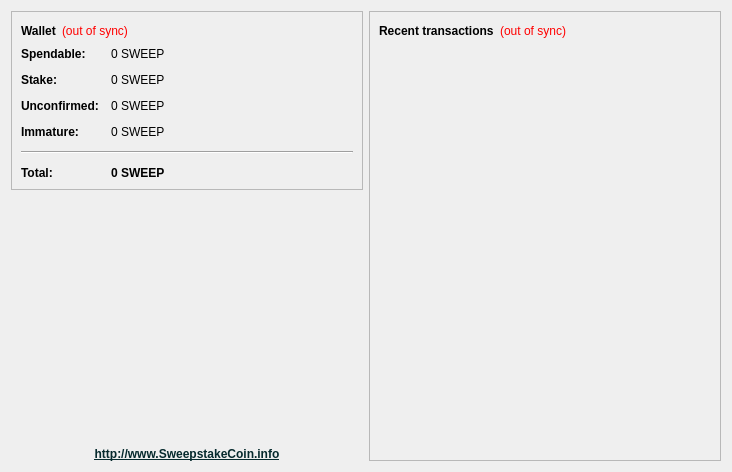
<?xml version="1.0" encoding="UTF-8"?>
<ui version="4.0">
 <class>OverviewPage</class>
 <widget class="QWidget" name="OverviewPage">
  <property name="geometry">
   <rect>
    <x>0</x>
    <y>0</y>
    <width>732</width>
    <height>472</height>
   </rect>
  </property>
  <property name="windowTitle">
   <string>Form</string>
  </property>
  <layout class="QHBoxLayout" name="horizontalLayout" stretch="0,0">
   <item>
    <layout class="QVBoxLayout" name="verticalLayout_2">
     <item>
      <widget class="QFrame" name="frame">
       <property name="frameShape">
        <enum>QFrame::StyledPanel</enum>
       </property>
       <property name="frameShadow">
        <enum>QFrame::Raised</enum>
       </property>
       <layout class="QVBoxLayout" name="verticalLayout_4">
        <item>
         <layout class="QHBoxLayout" name="horizontalLayout_4">
          <item>
           <widget class="QLabel" name="label_5">
            <property name="font">
             <font>
              <weight>50</weight>
              <bold>false</bold>
             </font>
            </property>
            <property name="text">
             <string>&lt;b&gt;Wallet&lt;/b&gt;</string>
            </property>
           </widget>
          </item>
          <item>
           <widget class="QLabel" name="labelWalletStatus">
            <property name="toolTip">
             <string>The displayed information may be out of date. Your wallet automatically synchronizes with the SweepstakeCoin network after a connection is established, but this process has not completed yet.</string>
            </property>
            <property name="styleSheet">
             <string notr="true">QLabel { color: red; }</string>
            </property>
            <property name="text">
             <string notr="true">(out of sync)</string>
            </property>
            <property name="alignment">
             <set>Qt::AlignLeading|Qt::AlignLeft|Qt::AlignVCenter</set>
            </property>
           </widget>
          </item>
          <item>
           <spacer name="horizontalSpacer_2">
            <property name="orientation">
             <enum>Qt::Horizontal</enum>
            </property>
            <property name="sizeHint" stdset="0">
             <size>
              <width>40</width>
              <height>20</height>
             </size>
            </property>
           </spacer>
          </item>
         </layout>
        </item>
        <item>
         <layout class="QFormLayout" name="formLayout_2">
          <property name="fieldGrowthPolicy">
           <enum>QFormLayout::AllNonFixedFieldsGrow</enum>
          </property>
          <property name="horizontalSpacing">
           <number>12</number>
          </property>
          <property name="verticalSpacing">
           <number>12</number>
          </property>
          <item row="0" column="0">
           <widget class="QLabel" name="label">
            <property name="text">
             <string>&lt;b&gt;Spendable:&lt;/b&gt;</string>
            </property>
           </widget>
          </item>
          <item row="0" column="1">
           <widget class="QLabel" name="labelBalance">
            <property name="font">
             <font>
              <weight>50</weight>
              <bold>false</bold>
             </font>
            </property>
            <property name="cursor">
             <cursorShape>IBeamCursor</cursorShape>
            </property>
            <property name="toolTip">
             <string>Your current spendable balance</string>
            </property>
            <property name="text">
             <string notr="true">0 SWEEP</string>
            </property>
            <property name="textInteractionFlags">
             <set>Qt::LinksAccessibleByMouse|Qt::TextSelectableByKeyboard|Qt::TextSelectableByMouse</set>
            </property>
           </widget>
          </item>
          <item row="1" column="0">
           <widget class="QLabel" name="label_6">
            <property name="text">
             <string>&lt;b&gt;Stake:&lt;/b&gt;</string>
            </property>
           </widget>
          </item>
          <item row="1" column="1">
           <widget class="QLabel" name="labelStake">
            <property name="font">
             <font>
              <weight>50</weight>
              <bold>false</bold>
             </font>
            </property>
            <property name="cursor">
             <cursorShape>IBeamCursor</cursorShape>
            </property>
            <property name="toolTip">
             <string>Total of coins that was staked, and do not yet count toward the current balance</string>
            </property>
            <property name="text">
             <string notr="true">0 SWEEP</string>
            </property>
            <property name="textInteractionFlags">
             <set>Qt::LinksAccessibleByMouse|Qt::TextSelectableByKeyboard|Qt::TextSelectableByMouse</set>
            </property>
           </widget>
          </item>
          <item row="2" column="0">
           <widget class="QLabel" name="label_3">
            <property name="text">
             <string>&lt;b&gt;Unconfirmed:&lt;/b&gt;</string>
            </property>
           </widget>
          </item>
          <item row="2" column="1">
           <widget class="QLabel" name="labelUnconfirmed">
            <property name="font">
             <font>
              <weight>50</weight>
              <bold>false</bold>
             </font>
            </property>
            <property name="cursor">
             <cursorShape>IBeamCursor</cursorShape>
            </property>
            <property name="toolTip">
             <string>Total of transactions that have yet to be confirmed, and do not yet count toward the current balance</string>
            </property>
            <property name="text">
             <string notr="true">0 SWEEP</string>
            </property>
            <property name="textInteractionFlags">
             <set>Qt::LinksAccessibleByMouse|Qt::TextSelectableByKeyboard|Qt::TextSelectableByMouse</set>
            </property>
           </widget>
          </item>
          <item row="3" column="0">
           <widget class="QLabel" name="labelImmatureText">
            <property name="text">
             <string>&lt;b&gt;Immature:&lt;/b&gt;</string>
            </property>
           </widget>
          </item>
          <item row="3" column="1">
           <widget class="QLabel" name="labelImmature">
            <property name="font">
             <font>
              <weight>50</weight>
              <bold>false</bold>
             </font>
            </property>
            <property name="toolTip">
             <string>Mined balance that has not yet matured</string>
            </property>
            <property name="text">
             <string notr="true">0 SWEEP</string>
            </property>
            <property name="textInteractionFlags">
             <set>Qt::LinksAccessibleByMouse|Qt::TextSelectableByKeyboard|Qt::TextSelectableByMouse</set>
            </property>
           </widget>
          </item>
          <item row="4" column="0" colspan="2">
           <widget class="Line" name="line">
            <property name="orientation">
             <enum>Qt::Horizontal</enum>
            </property>
           </widget>
          </item>
          <item row="5" column="0">
           <widget class="QLabel" name="labelTotalText">
            <property name="text">
             <string>&lt;b&gt;Total:&lt;/b&gt;</string>
            </property>
           </widget>
          </item>
          <item row="5" column="1">
           <widget class="QLabel" name="labelTotal">
            <property name="font">
             <font>
              <weight>50</weight>
              <bold>false</bold>
             </font>
            </property>
            <property name="cursor">
             <cursorShape>IBeamCursor</cursorShape>
            </property>
            <property name="toolTip">
             <string>Your current total balance</string>
            </property>
            <property name="text">
             <string notr="true">&lt;b&gt;0 SWEEP&lt;/b&gt;</string>
            </property>
            <property name="textInteractionFlags">
             <set>Qt::LinksAccessibleByMouse|Qt::TextSelectableByKeyboard|Qt::TextSelectableByMouse</set>
            </property>
           </widget>
          </item>
         </layout>
        </item>
       </layout>
      </widget>
     </item>
     <item>
      <spacer name="verticalSpacer_4">
       <property name="orientation">
        <enum>Qt::Vertical</enum>
       </property>
       <property name="sizeHint" stdset="0">
        <size>
         <width>20</width>
         <height>40</height>
        </size>
       </property>
      </spacer>
     </item>
     <item>
      <widget class="QLabel" name="wallet_logo_lbl">
       <property name="frameShape">
        <enum>QFrame::NoFrame</enum>
       </property>
       <property name="lineWidth">
        <number>1</number>
       </property>
       <property name="text">
        <string/>
       </property>
       <property name="scaledContents">
        <bool>false</bool>
       </property>
       <property name="alignment">
        <set>Qt::AlignCenter</set>
       </property>
       <property name="indent">
        <number>0</number>
       </property>
      </widget>
     </item>
     <item>
      <spacer name="verticalSpacer">
       <property name="orientation">
        <enum>Qt::Vertical</enum>
       </property>
       <property name="sizeHint" stdset="0">
        <size>
         <width>20</width>
         <height>40</height>
        </size>
       </property>
      </spacer>
     </item>
     <item>
      <widget class="QLabel" name="label_2">
       <property name="text">
        <string>&lt;html&gt;&lt;head/&gt;&lt;body&gt;&lt;p&gt;&lt;b&gt;&lt;a href=&quot;http://www.SweepstakeCoin.org&quot;&gt;&lt;span style=&quot; text-decoration: underline; color:#062a2d;&quot;&gt;http://www.SweepstakeCoin.info&lt;/span&gt;&lt;/a&gt;&lt;/b&gt;&lt;/p&gt;&lt;/body&gt;&lt;/html&gt;</string>
       </property>
       <property name="alignment">
        <set>Qt::AlignCenter</set>
       </property>
       <property name="openExternalLinks">
        <bool>true</bool>
       </property>
      </widget>
     </item>
    </layout>
   </item>
   <item>
    <layout class="QVBoxLayout" name="verticalLayout_3">
     <item>
      <widget class="QFrame" name="frame_2">
       <property name="frameShape">
        <enum>QFrame::StyledPanel</enum>
       </property>
       <property name="frameShadow">
        <enum>QFrame::Raised</enum>
       </property>
       <layout class="QVBoxLayout" name="verticalLayout">
        <item>
         <layout class="QHBoxLayout" name="horizontalLayout_2">
          <item>
           <widget class="QLabel" name="label_4">
            <property name="text">
             <string>&lt;b&gt;Recent transactions&lt;/b&gt;</string>
            </property>
           </widget>
          </item>
          <item>
           <widget class="QLabel" name="labelTransactionsStatus">
            <property name="toolTip">
             <string>The displayed information may be out of date. Your wallet automatically synchronizes with the SweepstakeCoin network after a connection is established, but this process has not completed yet.</string>
            </property>
            <property name="styleSheet">
             <string notr="true">QLabel { color: red; }</string>
            </property>
            <property name="text">
             <string notr="true">(out of sync)</string>
            </property>
            <property name="alignment">
             <set>Qt::AlignRight|Qt::AlignTrailing|Qt::AlignVCenter</set>
            </property>
           </widget>
          </item>
          <item>
           <spacer name="horizontalSpacer">
            <property name="orientation">
             <enum>Qt::Horizontal</enum>
            </property>
            <property name="sizeHint" stdset="0">
             <size>
              <width>40</width>
              <height>20</height>
             </size>
            </property>
           </spacer>
          </item>
         </layout>
        </item>
        <item>
         <widget class="QListView" name="listTransactions">
          <property name="styleSheet">
           <string notr="true">QListView { background: transparent; }</string>
          </property>
          <property name="frameShape">
           <enum>QFrame::NoFrame</enum>
          </property>
          <property name="verticalScrollBarPolicy">
           <enum>Qt::ScrollBarAlwaysOff</enum>
          </property>
          <property name="horizontalScrollBarPolicy">
           <enum>Qt::ScrollBarAlwaysOff</enum>
          </property>
          <property name="selectionMode">
           <enum>QAbstractItemView::NoSelection</enum>
          </property>
         </widget>
        </item>
       </layout>
      </widget>
     </item>
    </layout>
   </item>
  </layout>
 </widget>
 <resources/>
 <connections/>
</ui>
